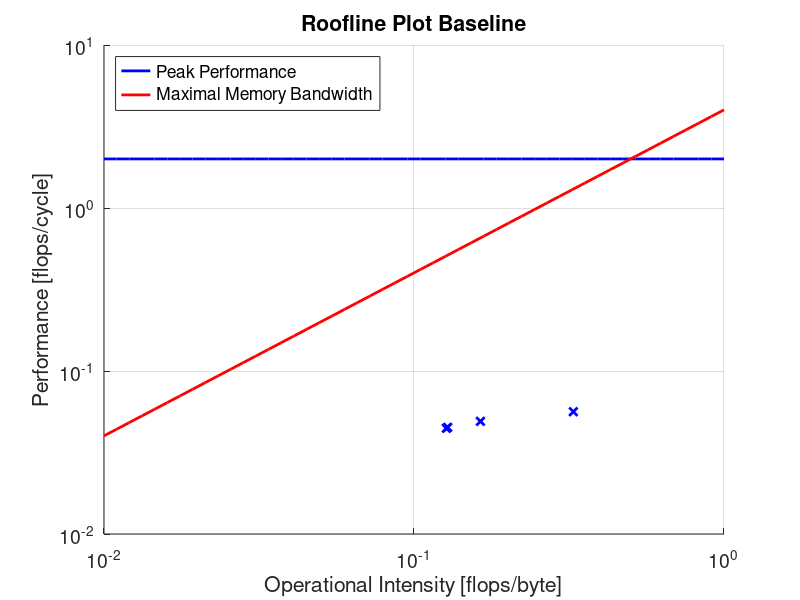
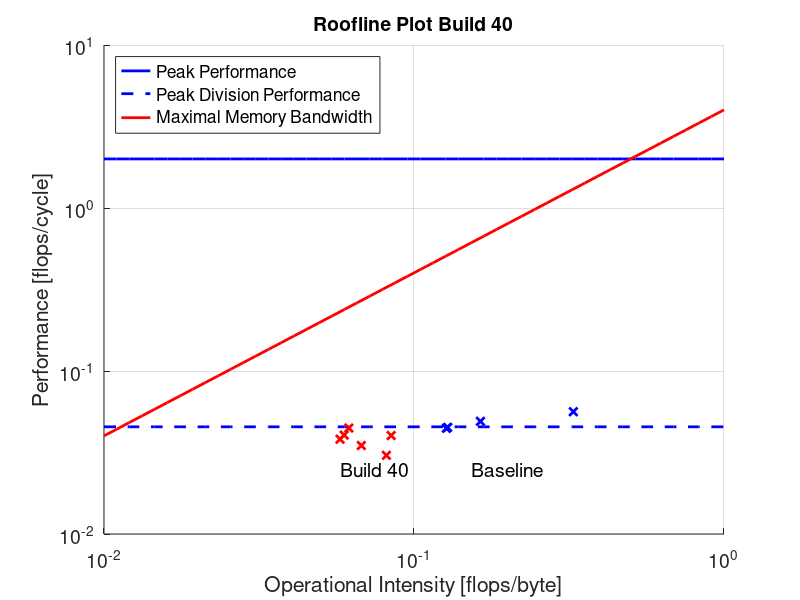

Here is the MATLAB script that generated these plots, in order:
%% All measurements are for B003 (Baseline)
roofline_points = [];

%% Performance Analysis 100k full
num_cycles = 377602017046; % CPU_CLK_UNHALTED.REF_TSC
num_messages = 537756;
% number of flops = FP_COMP_OPS_EXE.SSE_SCALAR_DOUBLE +
%                   FP_COMP_OPS_EXE.SSE_SCALAR_SINGLE + 
%                   FP_COMP_OPS_EXE.X87
num_flops = 14364021546 + 0 + 2664003996;
runtime = 114.685; % seconds
bandwidth_sec = 1.156; % GB/s

bandwidth_cycle = (runtime*bandwidth_sec*1000000000)/num_cycles;
flops_cycle = num_flops/num_cycles;
intensity = flops_cycle/bandwidth_cycle;
roofline_points = [roofline_points; intensity, flops_cycle];

%% Performance Analysis [dataset user 405] 734 movies, user 405
num_cycles = 234140351210; % CPU_CLK_UNHALTED.REF_TSC
num_messages = 330576;
% number of flops = FP_COMP_OPS_EXE.SSE_SCALAR_DOUBLE +
%                   FP_COMP_OPS_EXE.SSE_SCALAR_SINGLE + 
%                   FP_COMP_OPS_EXE.X87
num_flops = 8928013392 + 0 + 1500002250;
runtime = 71.113; % seconds
bandwidth_sec = 1.153; % GB/s

bandwidth_cycle = (runtime*bandwidth_sec*1000000000)/num_cycles;
flops_cycle = num_flops/num_cycles;
intensity = flops_cycle/bandwidth_cycle;
roofline_points = [roofline_points; intensity, flops_cycle];

%% Performance Analysis [dataset 512] 272 movies, user 1-10
num_cycles = 1553744330613; % CPU_CLK_UNHALTED.REF_TSC
num_messages = 2000409;
% number of flops = FP_COMP_OPS_EXE.SSE_SCALAR_DOUBLE +
%                   FP_COMP_OPS_EXE.SSE_SCALAR_SINGLE + 
%                   FP_COMP_OPS_EXE.X87
num_flops = 66078099117 + 0 + 10242015363;
runtime = 471.622; % seconds
bandwidth_sec = 0.988; % GB/s

bandwidth_cycle = (runtime*bandwidth_sec*1000000000)/num_cycles;
flops_cycle = num_flops/num_cycles;
intensity = flops_cycle/bandwidth_cycle;
roofline_points = [roofline_points; intensity, flops_cycle];

%% Performance Analysis 32 movies, user 1-10
num_cycles = 72650108975; % CPU_CLK_UNHALTED.REF_TSC
num_messages = 163805;
% number of flops = FP_COMP_OPS_EXE.SSE_SCALAR_DOUBLE +
%                   FP_COMP_OPS_EXE.SSE_SCALAR_SINGLE + 
%                   FP_COMP_OPS_EXE.X87
num_flops = 3708005562 + 0 + 378000567;
runtime = 22.065; % seconds
bandwidth_sec = 0.567; % GB/s

bandwidth_cycle = (runtime*bandwidth_sec*1000000000)/num_cycles;
flops_cycle = num_flops/num_cycles;
intensity = flops_cycle/bandwidth_cycle;
roofline_points = [roofline_points; intensity, flops_cycle];

%% Roofline Plot Baseline
figure;
hold on; grid on
fontsize = 14;
x = logspace(-2,0);

maxBytesCycle = 4;
% flops / cycle
peakPerf = 2;
oneOpCycle = 1;

% Scalar peak performance
ys = ones(length(x),1).*peakPerf;
perfBound = loglog(x,ys,'-b','LineWidth',2);

% memory bandwidth
yb = x.*maxBytesCycle;
memBound = loglog(x,yb,'r','LineWidth',2);

% measurements
loglog(roofline_points(:,1), roofline_points(:,2), 'xb', 'LineWidth',2);

title('Roofline Plot Baseline','fontsize', fontsize);
legend('Peak Performance','Maximal Memory Bandwidth','Location','northwest');
xlabel('Operational Intensity [flops/byte]', 'fontsize', fontsize)
ylabel('Performance [flops/cycle]', 'fontsize', fontsize)
set(gca,'XScale','log')
set(gca,'YScale','log')
set(gca,'fontsize', fontsize);
print(gcf, '-r150', 'roofline_baseline.png', '-dpng');

%% Measurements for B040
% compiled with gcc 4.5.2, -O3, cygwin64
roofline_points = [];
%% Performance Analysis 100k full, single precision
num_cycles = 3356005034; % CPU_CLK_UNHALTED.REF_TSC
num_messages = 54912;
% number of flops = FP_COMP_OPS_EXE.SSE_SCALAR_DOUBLE +
%                   FP_COMP_OPS_EXE.SSE_SCALAR_SINGLE + 
%                   FP_COMP_OPS_EXE.X87
num_flops = 72000108 + 12000018 + 18000027;
runtime = 1.019; % seconds
bandwidth_sec = 1.229; % GB/s

bandwidth_cycle = (runtime*bandwidth_sec*1000000000)/num_cycles;
flops_cycle = num_flops/num_cycles;
intensity = flops_cycle/bandwidth_cycle;
roofline_points = [roofline_points; intensity, flops_cycle];
%% Performance Analysis 100k full, double precision
num_cycles = 31454047181; % CPU_CLK_UNHALTED.REF_TSC
num_messages = 448130;
% number of flops = FP_COMP_OPS_EXE.SSE_SCALAR_DOUBLE +
%                   FP_COMP_OPS_EXE.SSE_SCALAR_SINGLE + 
%                   FP_COMP_OPS_EXE.X87
num_flops = 816001224 + 0 + 384000576;
runtime = 9.553; % seconds
bandwidth_sec = 2.176; % GB/s

bandwidth_cycle = (runtime*bandwidth_sec*1000000000)/num_cycles;
flops_cycle = num_flops/num_cycles;
intensity = flops_cycle/bandwidth_cycle;
roofline_points = [roofline_points; intensity, flops_cycle];
%% Performance Analysis [dataset user 405] 734 movies, user 405, single precision
num_cycles = 2538003807; % CPU_CLK_UNHALTED.REF_TSC
num_messages = 54330;
% number of flops = FP_COMP_OPS_EXE.SSE_SCALAR_DOUBLE +
%                   FP_COMP_OPS_EXE.SSE_SCALAR_SINGLE + 
%                   FP_COMP_OPS_EXE.X87
num_flops = 78000117 + 6000009 + 18000027;
runtime = 0.771; % seconds
bandwidth_sec = 1.568; % GB/s

bandwidth_cycle = (runtime*bandwidth_sec*1000000000)/num_cycles;
flops_cycle = num_flops/num_cycles;
intensity = flops_cycle/bandwidth_cycle;
roofline_points = [roofline_points; intensity, flops_cycle];
%% Performance Analysis [dataset user 405] 734 movies, user 405, double precision
num_cycles = 16308024462; % CPU_CLK_UNHALTED.REF_TSC
num_messages = 275480;
% number of flops = FP_COMP_OPS_EXE.SSE_SCALAR_DOUBLE +
%                   FP_COMP_OPS_EXE.SSE_SCALAR_SINGLE + 
%                   FP_COMP_OPS_EXE.X87
num_flops = 438000657 + 0 + 222000333;
runtime = 4.953; % seconds
bandwidth_sec = 2.238; % GB/s

bandwidth_cycle = (runtime*bandwidth_sec*1000000000)/num_cycles;
flops_cycle = num_flops/num_cycles;
intensity = flops_cycle/bandwidth_cycle;
roofline_points = [roofline_points; intensity, flops_cycle];
%% Performance Analysis [dataset 512] 272 movies, user 1-10, single precision
num_cycles = 9630014445; % CPU_CLK_UNHALTED.REF_TSC
num_messages = 105670;
% number of flops = FP_COMP_OPS_EXE.SSE_SCALAR_DOUBLE +
%                   FP_COMP_OPS_EXE.SSE_SCALAR_SINGLE + 
%                   FP_COMP_OPS_EXE.X87
num_flops = 204000306 + 30000045 + 102000153;
runtime = 2.925; % seconds
bandwidth_sec = 1.699; % GB/s

bandwidth_cycle = (runtime*bandwidth_sec*1000000000)/num_cycles;
flops_cycle = num_flops/num_cycles;
intensity = flops_cycle/bandwidth_cycle;
roofline_points = [roofline_points; intensity, flops_cycle];
%% Performance Analysis [dataset 512] 272 movies, user 1-10, double precision
num_cycles = 93388140082; % CPU_CLK_UNHALTED.REF_TSC
num_messages = 2083777;
% number of flops = FP_COMP_OPS_EXE.SSE_SCALAR_DOUBLE +
%                   FP_COMP_OPS_EXE.SSE_SCALAR_SINGLE + 
%                   FP_COMP_OPS_EXE.X87
num_flops = 2814004221 + 0 + 1356002034;
runtime = 30.253; % seconds
bandwidth_sec = 2.237; % GB/s

bandwidth_cycle = (runtime*bandwidth_sec*1000000000)/num_cycles;
flops_cycle = num_flops/num_cycles;
intensity = flops_cycle/bandwidth_cycle;
roofline_points = [roofline_points; intensity, flops_cycle];
%% Roofline Plot Baseline & B040
% Peak division perf
ys = ones(length(x),1).*(1/22);
divBound = loglog(x,ys,'--b','LineWidth',2);
title('Roofline Plot Build 40','fontsize', fontsize);
legend([perfBound, divBound, memBound],{'Peak Performance', 'Peak Division Performance', 'Maximal Memory Bandwidth'},'Location','northwest');
% measurements
loglog(roofline_points(:,1), roofline_points(:,2), 'xr', 'LineWidth',2);
text(0.2, 0.025,{'Baseline'},'VerticalAlignment','middle','HorizontalAlignment','center', 'fontsize', fontsize);
text(0.075, 0.025,{'Build 40'},'VerticalAlignment','middle','HorizontalAlignment','center', 'fontsize', fontsize);
print(gcf, '-r150', 'roofline_mixed.png', '-dpng');